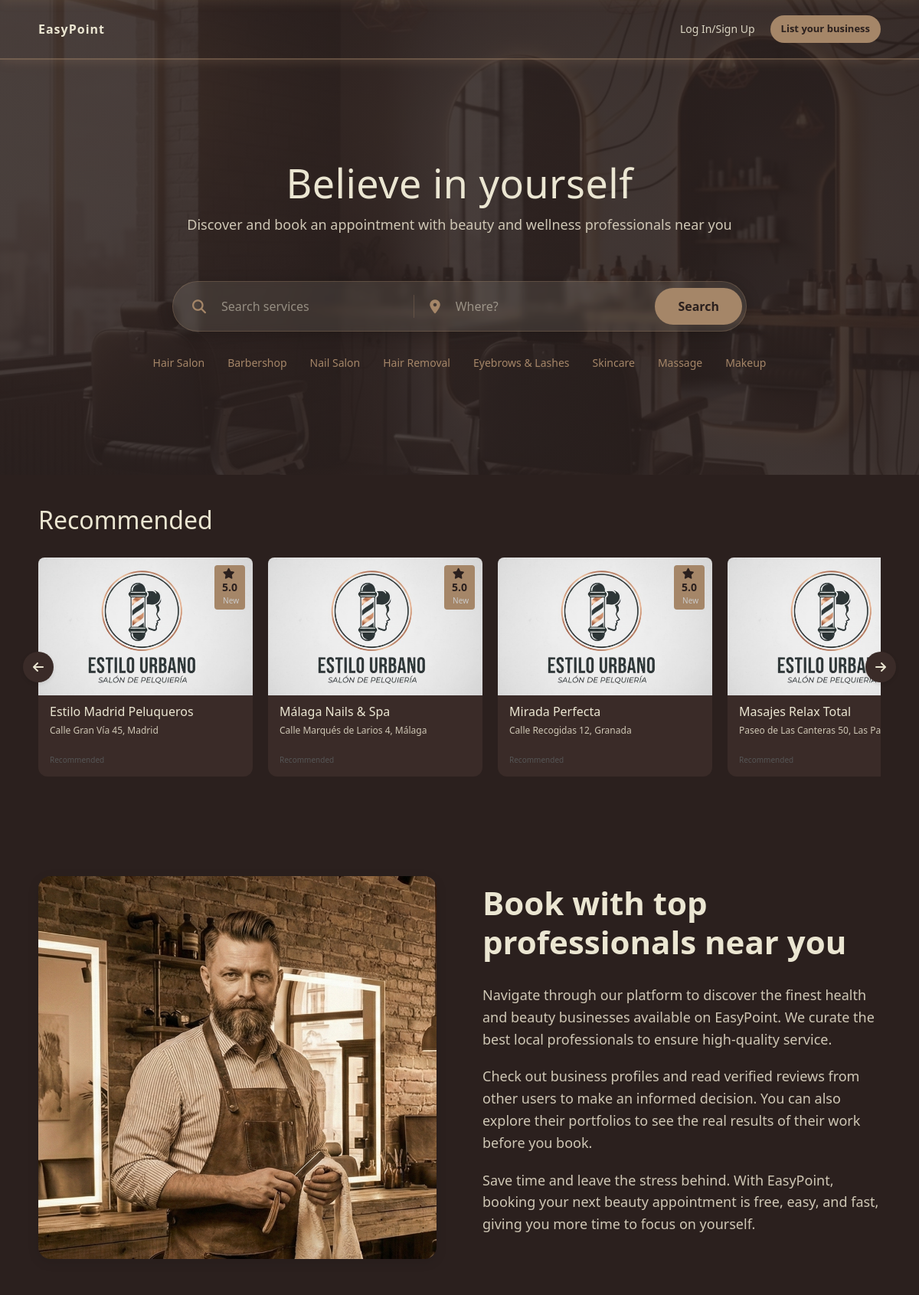
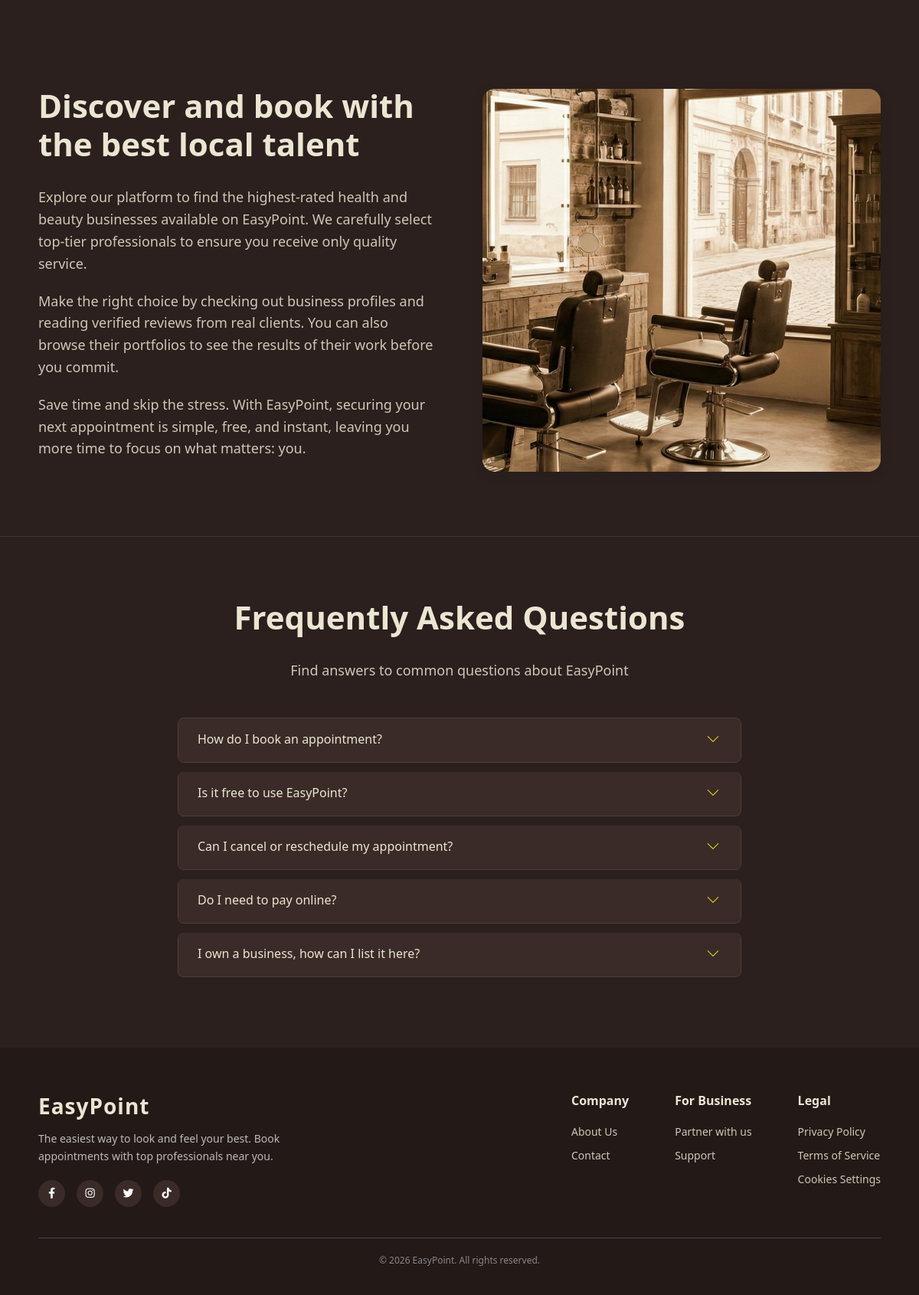
The page / on the database its author committed (2 pictures, top to bottom).
### tables this page shows
CREATE TABLE `users` (
  `id` int NOT NULL,
  `username` varchar(50) NOT NULL,
  `email` varchar(100) NOT NULL,
  `password` varchar(255) NOT NULL,
  `role` enum('admin','user','store') DEFAULT 'user',
  `is_confirmed` tinyint(1) DEFAULT '0',
  `token` varchar(100) DEFAULT NULL,
  `created_at` timestamp NULL DEFAULT CURRENT_TIMESTAMP,
  `business_name` varchar(100) DEFAULT NULL,
  `address` varchar(255) DEFAULT NULL,
  `postal_code` varchar(10) DEFAULT NULL,
  `phone` varchar(20) DEFAULT NULL,
  `city` varchar(100) DEFAULT NULL
);

### index.php (the view, shortened to what the rows shown need)
<?php
$action = $_GET['action'] ?? 'home';
$userModel = new User();
$stores = [];
if ($action === 'home') {
    $searchTerm = $_GET['q'] ?? null;
    $locationTerm = $_GET['loc'] ?? null;
    $categoryFilter = $_GET['category'] ?? null;
    if ($searchTerm || $locationTerm) {
        $stores = $userModel->searchStores($searchTerm, $locationTerm);
    } else {
        $stores = $userModel->getRecommendedStores($categoryFilter);
    }
}
?>
<!DOCTYPE html>
<html lang="en">
<head>
    <link rel="stylesheet" href="https://cdnjs.cloudflare.com/ajax/libs/font-awesome/6.4.0/css/all.min.css">
    <link href="https://cdn.jsdelivr.net/npm/bootstrap@5.3.0/dist/css/bootstrap.min.css" rel="stylesheet">
    <link rel="stylesheet" href="public/css/styles.css">
</head>
<body>
    <header>
        <div class="central-content">
            <h1 class="main-title">Believe in yourself</h1>
        </div>
    </header>
    <section class="recommended-section">
        <h2 class="section-title">Recommended</h2>
        <div class="carousel-container">
            <div class="shops-grid">
                <?php if (empty($stores)): ?>
                    <p style="padding: 20px;">No stores available yet. Be the first to join!</p>
                <?php else: ?>
                    <?php foreach ($stores as $store): ?>
                        <?php
                        $name = !empty($store['business_name']) ? htmlspecialchars($store['business_name']) : 'Unnamed Business';
                        $addressParts = [];
                        if (!empty($store['address']))
                            $addressParts[] = htmlspecialchars($store['address']);
                        if (!empty($store['city']))
                            $addressParts[] = htmlspecialchars($store['city']);
                        $fullAddress = implode(', ', $addressParts);
                        $image = !empty($store['logo_url']) ? 'public/' . htmlspecialchars($store['logo_url']) : 'public/assets/images/tienda-1.png';
                        $ratingVal = isset($store['avg_rating']) ? number_format($store['avg_rating'], 1) : '5.0';
                        $reviewCount = isset($store['review_count']) ? $store['review_count'] : 0;
                        $reviewText = ($reviewCount > 0) ? "($reviewCount)" : "New";
                        ?>
                        <a href="index.php?action=view_business&id=<?php echo $store['id']; ?>"
                            style="text-decoration: none; color: inherit;">
                            <article class="shop-card">
                                <div class="image-container">
                                    <img src="<?php echo $image; ?>" alt="<?php echo $name; ?>" class="shop-image">
                                    <div class="rating-label">
                                        <i class="fas fa-star" style="margin-right: 3px;"></i>
                                        <?php echo $ratingVal; ?>
                                        <span class="reviews-text" style="margin-left: 3px;">
                                            <?php echo $reviewText; ?>
                                        </span>
                                    </div>
                                </div>
                                <div class="shop-info">
                                    <h3 class="shop-name"><?php echo $name; ?></h3>
                                    <p class="shop-address"><?php echo $fullAddress; ?></p>
                                    <span class="sponsored-text">Recommended</span>
                                </div>
                            </article>
                        </a>
                    <?php endforeach; ?>
                <?php endif; ?>
            </div>
        </div>
    </section>
    <section class="features-section">
        <div class="features-container">
            <div class="features-content">
                <h2 class="features-title">Book with top professionals near you</h2>
            </div>
        </div>
    </section>
    <section class="features-section">
        <div class="features-container">
            <div class="features-content">
                <h2 class="features-title">Discover and book with the best local talent</h2>
            </div>
        </div>
    </section>
    <section class="faq-section">
        <div class="container">
            <div class="row justify-content-center">
                <div class="col-12 col-md-10 col-lg-8">
                    <h2 class="features-title text-center">Frequently Asked Questions</h2>
                    <div class="accordion" id="faqAccordion">
                        <div class="accordion-item easypoint-accordion">
                            <h2 class="accordion-header" id="headingOne">
                                <button class="accordion-button collapsed" type="button" data-bs-toggle="collapse" data-bs-target="#collapseOne" aria-expanded="true" aria-controls="collapseOne">
                                    How do I book an appointment?
                                </button>
                            </h2>
                        </div>
                        <div class="accordion-item easypoint-accordion">
                            <h2 class="accordion-header" id="headingTwo">
                                <button class="accordion-button collapsed" type="button" data-bs-toggle="collapse" data-bs-target="#collapseTwo" aria-expanded="false" aria-controls="collapseTwo">
                                    Is it free to use EasyPoint?
                                </button>
                            </h2>
                        </div>
                        <div class="accordion-item easypoint-accordion">
                            <h2 class="accordion-header" id="headingThree">
                                <button class="accordion-button collapsed" type="button" data-bs-toggle="collapse" data-bs-target="#collapseThree" aria-expanded="false" aria-controls="collapseThree">
                                    Can I cancel or reschedule my appointment?
                                </button>
                            </h2>
                        </div>
                        <div class="accordion-item easypoint-accordion">
                            <h2 class="accordion-header" id="headingFour">
                                <button class="accordion-button collapsed" type="button" data-bs-toggle="collapse" data-bs-target="#collapseFour" aria-expanded="false" aria-controls="collapseFour">
                                    Do I need to pay online?
                                </button>
                            </h2>
                        </div>
                        <div class="accordion-item easypoint-accordion">
                            <h2 class="accordion-header" id="headingFive">
                                <button class="accordion-button collapsed" type="button" data-bs-toggle="collapse" data-bs-target="#collapseFive" aria-expanded="false" aria-controls="collapseFive">
                                    I own a business, how can I list it here?
                                </button>
                            </h2>
                        </div>
                    </div>
                </div>
            </div>
        </div>
    </section>
    <footer class="main-footer">
        <div class="footer-container">
            <div class="footer-brand">
                <h2 class="footer-logo">EasyPoint</h2>
            </div>
        </div>
    </footer>
</body>
</html>

### rows shown on the page
users: ratingVal "5.0", reviewText "New", business_name "Estilo Madrid Peluqueros", fullAddress "Calle Gran Vía 45, Madrid"
users: ratingVal "5.0", reviewText "New", business_name "Málaga Nails & Spa", fullAddress "Calle Marqués de Larios 4, Málaga"
users: ratingVal "5.0", reviewText "New", business_name "Mirada Perfecta", fullAddress "Calle Recogidas 12, Granada"
users: business_name "Masajes Relax Total", fullAddress "Paseo de Las Canteras 50, Las…"

### other values the page prints
$cat "Hair Salon"
$cat "Barbershop"
$cat "Nail Salon"
$cat "Hair Removal"
$cat "Eyebrows & Lashes"
$cat "Skincare"
$cat "Massage"
$cat "Makeup"
